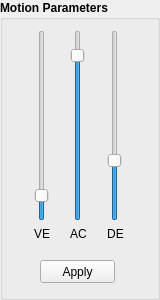
  <widget class="QGroupBox" name="motionpara_groupBox">
   <property name="geometry">
    <rect>
     <x>20</x>
     <y>190</y>
     <width>160</width>
     <height>300</height>
    </rect>
   </property>
   <property name="font">
    <font>
     <family>Arial</family>
     <weight>75</weight>
     <bold>true</bold>
    </font>
   </property>
   <property name="title">
    <string>Motion Parameters</string>
   </property>
   <property name="flat">
    <bool>false</bool>
   </property>
   <property name="checkable">
    <bool>false</bool>
   </property>
   <widget class="QWidget" name="gridLayoutWidget_2">
    <property name="geometry">
     <rect>
      <x>20</x>
      <y>30</y>
      <width>121</width>
      <height>211</height>
     </rect>
    </property>
    <property name="font">
     <font>
      <family>Arial</family>
      <weight>50</weight>
      <bold>false</bold>
     </font>
    </property>
    <layout class="QGridLayout" name="gridLayout_2">
     <item row="0" column="0">
      <widget class="QSlider" name="ve_verticalSlider">
       <property name="font">
        <font>
         <family>Arial</family>
         <weight>50</weight>
         <bold>false</bold>
        </font>
       </property>
       <property name="minimum">
        <number>0</number>
       </property>
       <property name="maximum">
        <number>100</number>
       </property>
       <property name="pageStep">
        <number>10</number>
       </property>
       <property name="value">
        <number>10</number>
       </property>
       <property name="orientation">
        <enum>Qt::Vertical</enum>
       </property>
      </widget>
     </item>
     <item row="0" column="1">
      <widget class="QSlider" name="ac_verticalSlider">
       <property name="font">
        <font>
         <family>Arial</family>
         <weight>50</weight>
         <bold>false</bold>
        </font>
       </property>
       <property name="maximum">
        <number>100</number>
       </property>
       <property name="pageStep">
        <number>10</number>
       </property>
       <property name="value">
        <number>90</number>
       </property>
       <property name="orientation">
        <enum>Qt::Vertical</enum>
       </property>
      </widget>
     </item>
     <item row="1" column="0">
      <widget class="QLabel" name="VE_label">
       <property name="font">
        <font>
         <family>Arial</family>
         <weight>50</weight>
         <bold>false</bold>
        </font>
       </property>
       <property name="whatsThis">
        <string>velocity</string>
       </property>
       <property name="text">
        <string>VE</string>
       </property>
       <property name="alignment">
        <set>Qt::AlignCenter</set>
       </property>
      </widget>
     </item>
     <item row="1" column="1">
      <widget class="QLabel" name="AC_label">
       <property name="font">
        <font>
         <family>Arial</family>
         <weight>50</weight>
         <bold>false</bold>
        </font>
       </property>
       <property name="whatsThis">
        <string>acceleration</string>
       </property>
       <property name="text">
        <string>AC</string>
       </property>
       <property name="alignment">
        <set>Qt::AlignCenter</set>
       </property>
      </widget>
     </item>
     <item row="0" column="2">
      <widget class="QSlider" name="de_verticalSlider">
       <property name="font">
        <font>
         <family>Arial</family>
         <weight>50</weight>
         <bold>false</bold>
        </font>
       </property>
       <property name="maximum">
        <number>100</number>
       </property>
       <property name="pageStep">
        <number>10</number>
       </property>
       <property name="value">
        <number>30</number>
       </property>
       <property name="orientation">
        <enum>Qt::Vertical</enum>
       </property>
      </widget>
     </item>
     <item row="1" column="2">
      <widget class="QLabel" name="DE_label">
       <property name="font">
        <font>
         <family>Arial</family>
         <weight>50</weight>
         <bold>false</bold>
        </font>
       </property>
       <property name="whatsThis">
        <string>deceleration</string>
       </property>
       <property name="text">
        <string>DE</string>
       </property>
       <property name="alignment">
        <set>Qt::AlignCenter</set>
       </property>
      </widget>
     </item>
    </layout>
   </widget>
   <widget class="QPushButton" name="motionparaOK_pushButton">
    <property name="geometry">
     <rect>
      <x>40</x>
      <y>260</y>
      <width>75</width>
      <height>23</height>
     </rect>
    </property>
    <property name="font">
     <font>
      <family>Arial</family>
      <weight>50</weight>
      <bold>false</bold>
     </font>
    </property>
    <property name="text">
     <string>Apply</string>
    </property>
   </widget>
  </widget>
